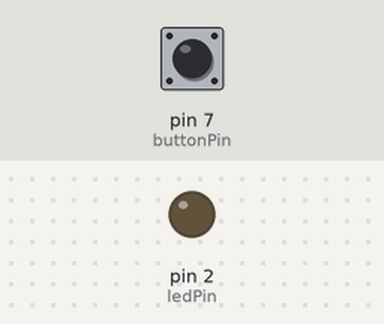
Bench run of a sketch on a simulated Arduino Uno, built with avr-gcc and run on an emulated ATmega328P. Parts: output pins drawn as LEDs (lit = HIGH). The test bench sets the inputs (shaded band); at power-on: pin 7 (buttonPin) LOW.

Above: at 1.2 s.
1.3 s: pin 7 (buttonPin) pulled HIGH for 0.15 s
At 2.5 s:
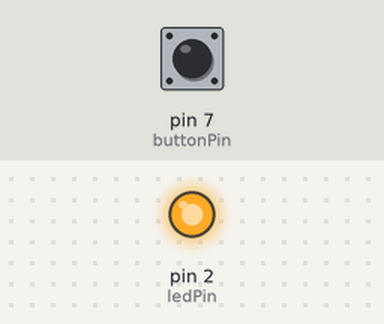
2.9 s: pin 7 (buttonPin) pulled HIGH for 1 s
At 3.9 s:
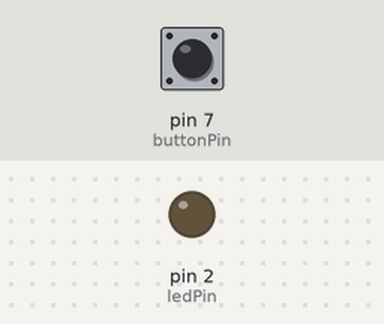
5.4 s: pin 7 (buttonPin) pulled HIGH for 3.2 s
At 5.8 s:
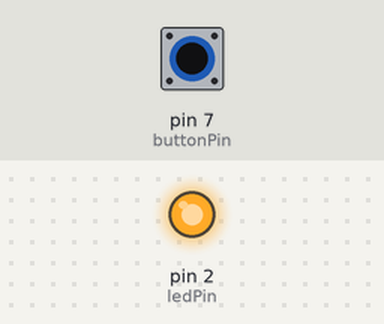
Timing chart, 0 to 8.4 s (numbered marks = the images above; inputs shaded):
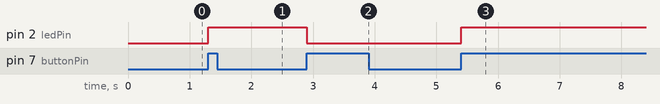

Measured:
- after the input at 1.3 s, pin 2 (ledPin): LOW → HIGH at once
- after the input at 2.9 s, pin 2 (ledPin): HIGH → LOW at once
- after the input at 5.4 s, pin 2 (ledPin): LOW → HIGH at once

The sketch:

button_led_wrong.ino
```cpp
const int buttonPin = 7;
const int ledPin =  2;

int buttonState = 0;
int ledState = LOW;

void setup() {
  pinMode(buttonPin, INPUT);
  pinMode(ledPin, OUTPUT);
  digitalWrite(ledPin, ledState);
}

void loop() {
  buttonState = digitalRead(buttonPin);
  if (buttonState == HIGH) {
    if (ledState == LOW) {
      ledState = HIGH;
    }
    else {
      ledState = LOW;
    }
    digitalWrite(ledPin, ledState);
    while (buttonState == HIGH) {
      buttonState = digitalRead(buttonPin);
    }
  }
}
```
